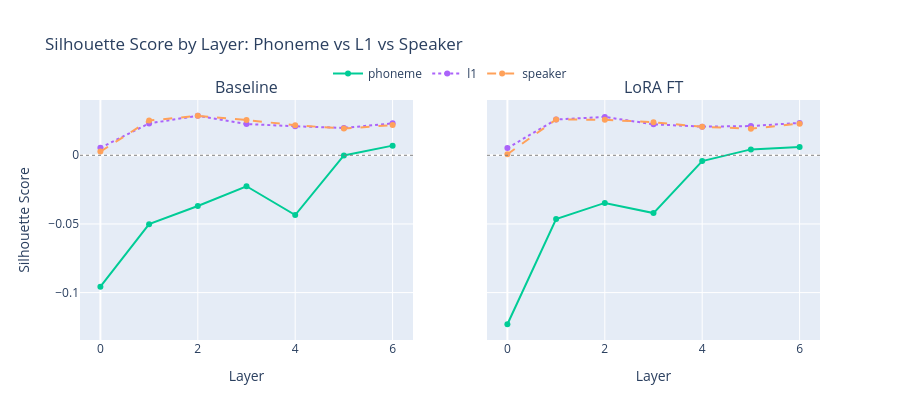

Notebook code for this chart:
### Code cell
# ── 3c. Cross-label comparison: phoneme vs L1 silhouette on same axes ─────────
fig = make_subplots(rows=1, cols=2,
    subplot_titles=['Baseline', 'LoRA FT'],
    shared_yaxes=True)

LABEL_COLORS = {'phoneme': '#00CC96', 'l1': '#AB63FA', 'speaker': '#FFA15A'}
LABEL_DASH   = {'phoneme': 'solid', 'l1': 'dot', 'speaker': 'dash'}

for ci, model in enumerate(MODELS):
    for label_type in LABEL_TYPES:
        sub = df[(df['model']==model) & (df['label_type']==label_type)].sort_values('layer')
        fig.add_trace(go.Scatter(
            x=sub['layer'], y=sub['silhouette'],
            name=label_type, legendgroup=label_type,
            showlegend=(ci == 0),
            mode='lines+markers',
            line=dict(color=LABEL_COLORS[label_type],
                      dash=LABEL_DASH[label_type], width=2),
        ), row=1, col=ci+1)

fig.add_hline(y=0, line_dash='dot', line_color='gray', line_width=1)
fig.update_xaxes(title_text='Layer')
fig.update_yaxes(title_text='Silhouette Score', col=1)
fig.update_layout(
    title='Silhouette Score by Layer: Phoneme vs L1 vs Speaker',
    height=420,
    legend=dict(orientation='h', yanchor='bottom', y=1.05, xanchor='center', x=0.5),
)
fig.show()

### Figure 1 — Plotly figure (JSON) as saved in the notebook; plotly's stock layout.template omitted (floating-point values rounded to 4 significant figures)
{"data": [{"legendgroup": "phoneme", "line": {"color": "#00CC96", "dash": "solid", "width": 2}, "mode": "lines+markers", "name": "phoneme", "showlegend": true, "type": "scatter", "x": [0, 1, 2, 3, 4, 5, 6], "xaxis": "x", "y": [-0.09572, -0.05017, -0.03695, -0.02256, -0.04352, -9.831e-05, 0.007024], "yaxis": "y"}, {"legendgroup": "l1", "line": {"color": "#AB63FA", "dash": "dot", "width": 2}, "mode": "lines+markers", "name": "l1", "showlegend": true, "type": "scatter", "x": [0, 1, 2, 3, 4, 5, 6], "xaxis": "x", "y": [0.005427, 0.02323, 0.0288, 0.02274, 0.02116, 0.0199, 0.02325], "yaxis": "y"}, {"legendgroup": "speaker", "line": {"color": "#FFA15A", "dash": "dash", "width": 2}, "mode": "lines+markers", "name": "speaker", "showlegend": true, "type": "scatter", "x": [0, 1, 2, 3, 4, 5, 6], "xaxis": "x", "y": [0.002672, 0.02529, 0.02871, 0.02568, 0.02189, 0.01947, 0.02197], "yaxis": "y"}, {"legendgroup": "phoneme", "line": {"color": "#00CC96", "dash": "solid", "width": 2}, "mode": "lines+markers", "name": "phoneme", "showlegend": false, "type": "scatter", "x": [0, 1, 2, 3, 4, 5, 6], "xaxis": "x2", "y": [-0.1231, -0.04641, -0.03469, -0.0421, -0.004186, 0.004285, 0.006084], "yaxis": "y2"}, {"legendgroup": "l1", "line": {"color": "#AB63FA", "dash": "dot", "width": 2}, "mode": "lines+markers", "name": "l1", "showlegend": false, "type": "scatter", "x": [0, 1, 2, 3, 4, 5, 6], "xaxis": "x2", "y": [0.005241, 0.02605, 0.02794, 0.02254, 0.02086, 0.02129, 0.02359], "yaxis": "y2"}, {"legendgroup": "speaker", "line": {"color": "#FFA15A", "dash": "dash", "width": 2}, "mode": "lines+markers", "name": "speaker", "showlegend": false, "type": "scatter", "x": [0, 1, 2, 3, 4, 5, 6], "xaxis": "x2", "y": [0.0007618, 0.02612, 0.02584, 0.02408, 0.02078, 0.01938, 0.02304], "yaxis": "y2"}], "layout": {"annotations": [{"font": {"size": 16}, "showarrow": false, "text": "Baseline", "x": 0.225, "xanchor": "center", "xref": "paper", "y": 1, "yanchor": "bottom", "yref": "paper"}, {"font": {"size": 16}, "showarrow": false, "text": "LoRA FT", "x": 0.775, "xanchor": "center", "xref": "paper", "y": 1, "yanchor": "bottom", "yref": "paper"}], "height": 420, "legend": {"orientation": "h", "x": 0.5, "xanchor": "center", "y": 1.05, "yanchor": "bottom"}, "shapes": [{"line": {"color": "gray", "dash": "dot", "width": 1}, "type": "line", "x0": 0, "x1": 1, "xref": "x domain", "y0": 0, "y1": 0, "yref": "y"}, {"line": {"color": "gray", "dash": "dot", "width": 1}, "type": "line", "x0": 0, "x1": 1, "xref": "x2 domain", "y0": 0, "y1": 0, "yref": "y2"}], "title": {"text": "Silhouette Score by Layer: Phoneme vs L1 vs Speaker"}, "xaxis": {"anchor": "y", "domain": [0, 0.45], "title": {"text": "Layer"}}, "xaxis2": {"anchor": "y2", "domain": [0.55, 1], "title": {"text": "Layer"}}, "yaxis": {"anchor": "x", "domain": [0, 1], "title": {"text": "Silhouette Score"}}, "yaxis2": {"anchor": "x2", "domain": [0, 1], "matches": "y", "showticklabels": false}}}
